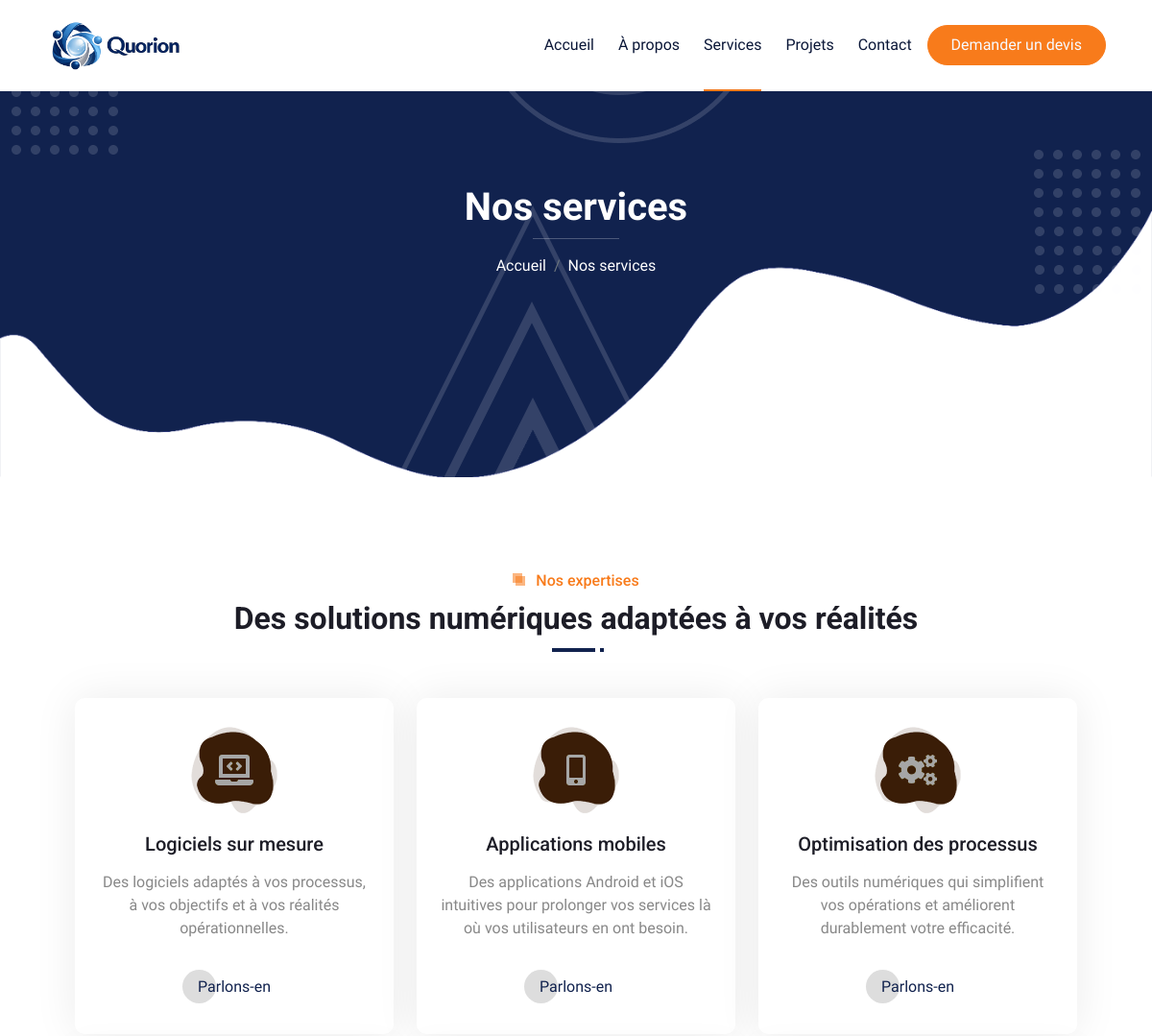
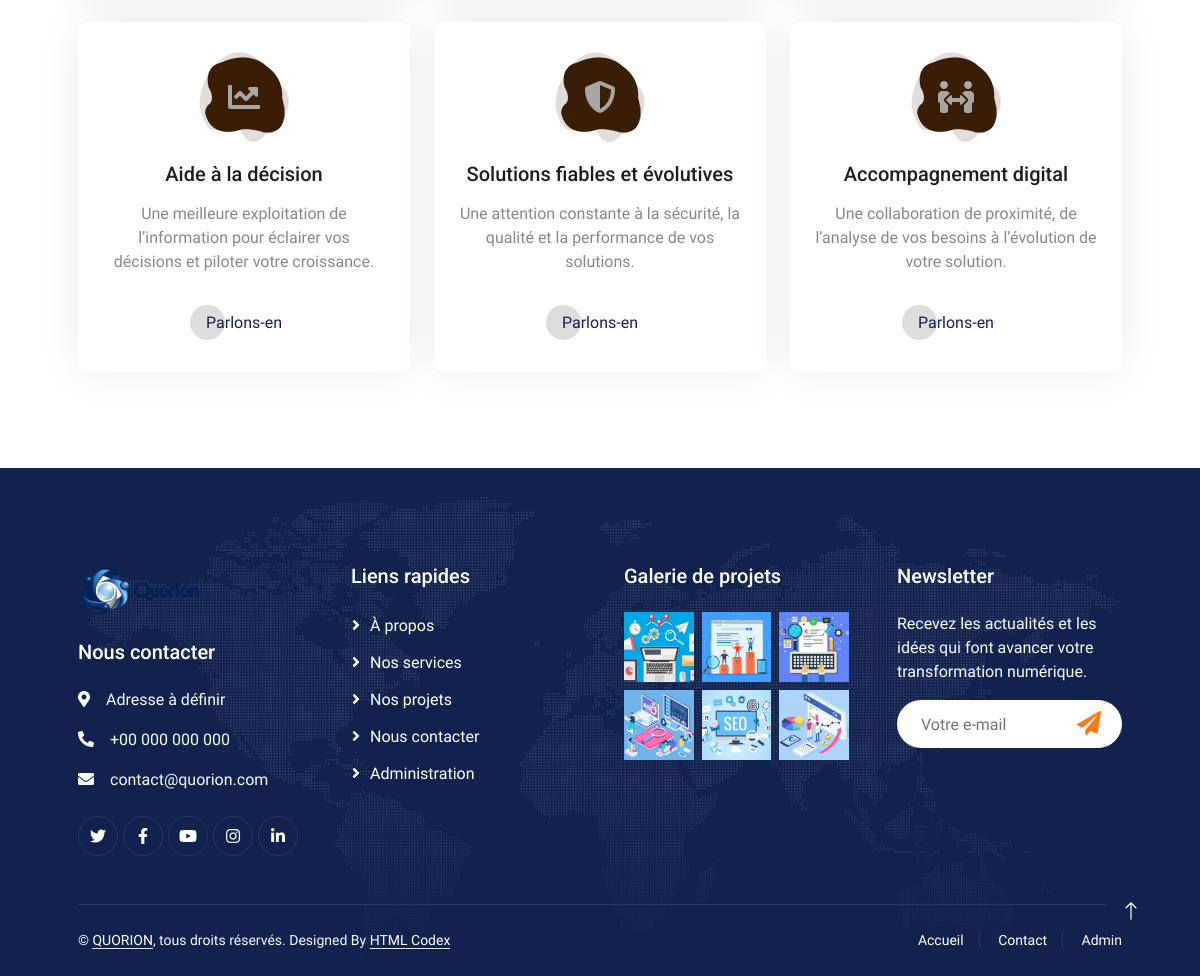
The app's page /service.php with its own data (2 pictures, top to bottom).
### tables this page shows
CREATE TABLE services (
    id INT UNSIGNED NOT NULL AUTO_INCREMENT PRIMARY KEY,
    icon VARCHAR(80) NOT NULL DEFAULT 'fa-laptop-code',
    title VARCHAR(160) NOT NULL,
    description TEXT NOT NULL,
    display_order INT UNSIGNED NOT NULL DEFAULT 0,
    is_active TINYINT(1) NOT NULL DEFAULT 1,
    created_at TIMESTAMP NOT NULL DEFAULT CURRENT_TIMESTAMP,
    updated_at TIMESTAMP NOT NULL DEFAULT CURRENT_TIMESTAMP ON UPDATE CURRENT_TIMESTAMP
);

CREATE TABLE projects (
    id INT UNSIGNED NOT NULL AUTO_INCREMENT PRIMARY KEY,
    category VARCHAR(160) NOT NULL,
    title VARCHAR(160) NOT NULL,
    image_path VARCHAR(255) NOT NULL,
    project_url VARCHAR(255) NOT NULL DEFAULT '',
    display_order INT UNSIGNED NOT NULL DEFAULT 0,
    is_active TINYINT(1) NOT NULL DEFAULT 1,
    created_at TIMESTAMP NOT NULL DEFAULT CURRENT_TIMESTAMP,
    updated_at TIMESTAMP NOT NULL DEFAULT CURRENT_TIMESTAMP ON UPDATE CURRENT_TIMESTAMP
);

### app/bootstrap.php (called while the page is built, shortened)
<?php
function db(): PDO
{
    static $pdo = null;
    if ($pdo instanceof PDO) {
        return $pdo;
    }
    $dsn = sprintf('mysql:host=%s;dbname=%s;charset=utf8mb4', DB_HOST, DB_NAME);
    $pdo = new PDO($dsn, DB_USER, DB_PASS, [
        PDO::ATTR_ERRMODE => PDO::ERRMODE_EXCEPTION,
        PDO::ATTR_DEFAULT_FETCH_MODE => PDO::FETCH_ASSOC,
        PDO::ATTR_EMULATE_PREPARES => false,
    ]);
    return $pdo;
}
function e(?string $value): string
{
    return htmlspecialchars((string) $value, ENT_QUOTES | ENT_SUBSTITUTE, 'UTF-8');
}
function site_settings(): array
{
    static $settings = null;
    if (is_array($settings)) {
        return $settings;
    }
    $settings = [];
    foreach (db()->query('SELECT setting_key, setting_value FROM site_settings') as $row) {
        $settings[$row['setting_key']] = $row['setting_value'];
    }
    return $settings;
}
function setting(string $key, string $default = ''): string
{
    $settings = site_settings();
    return $settings[$key] ?? $default;
}
function services(?int $limit = null): array
{
    $sql = 'SELECT * FROM services WHERE is_active = 1 ORDER BY display_order, id';
    return db()->query($sql)->fetchAll();
}
function projects(?int $limit = null): array
{
    $sql = 'SELECT * FROM projects WHERE is_active = 1 ORDER BY display_order, id';
    if ($limit !== null) {
        $sql .= ' LIMIT ' . (int) $limit;
    }
    return db()->query($sql)->fetchAll();
}

### service.php (the view, shortened to what this page needs)
<?php
require_once __DIR__ . '/app/bootstrap.php';
$serviceList = services();
require __DIR__ . '/partials/header.php';
?>
        <div class="container-fluid py-5">
            <div class="container px-lg-5">
                <div class="section-title position-relative text-center mb-5 pb-2 wow fadeInUp" data-wow-delay="0.1s">
                    <h6 class="position-relative d-inline text-primary ps-4">Nos expertises</h6>
                    <h2 class="mt-2">Des solutions numériques adaptées à vos réalités</h2>
                </div>
                <div class="row g-4">
                    <?php foreach ($serviceList as $index => $service): ?>
                    <div class="col-lg-4 col-md-6 wow zoomIn" data-wow-delay="<?= e(number_format(0.1 + (($index % 3) * 0.2), 1)) ?>s">
                        <div class="service-item d-flex flex-column justify-content-center text-center rounded">
                            <div class="service-icon flex-shrink-0"><i class="fa <?= e($service['icon']) ?> fa-2x"></i></div>
                            <h5 class="mb-3"><?= e($service['title']) ?></h5>
                            <p><?= e($service['description']) ?></p>
                            <a class="btn px-3 mt-auto mx-auto" href="contact.php">Parlons-en</a>
                        </div>
                    </div>
                    <?php endforeach; ?>
                </div>
            </div>
        </div>
<?php require __DIR__ . '/partials/footer.php'; ?>

### partials/footer.php (shortened to what this page needs)
<?php
$footerProjects = projects(6);
?>
        <div class="container-fluid bg-primary text-light footer mt-5 pt-5 wow fadeIn" data-wow-delay="0.1s">
            <div class="container py-5 px-lg-5">
                <div class="row g-5">
                    <div class="col-md-6 col-lg-3">
                        <img src="assets/logo 1.png" class="footer-logo" alt="<?= e(setting('site_name', 'QUORION')) ?>">
                        <h5 class="text-white mb-4">Nous contacter</h5>
                        <p><i class="fa fa-map-marker-alt me-3"></i><?= e(setting('address')) ?></p>
                        <p><i class="fa fa-phone-alt me-3"></i><?= e(setting('phone')) ?></p>
                        <p><i class="fa fa-envelope me-3"></i><?= e(setting('email')) ?></p>
                        <div class="d-flex pt-2">
                            <a class="btn btn-outline-light btn-social" href="<?= e(setting('twitter_url', '#')) ?>"><i class="fab fa-twitter"></i></a>
                            <a class="btn btn-outline-light btn-social" href="<?= e(setting('facebook_url', '#')) ?>"><i class="fab fa-facebook-f"></i></a>
                            <a class="btn btn-outline-light btn-social" href="<?= e(setting('youtube_url', '#')) ?>"><i class="fab fa-youtube"></i></a>
                            <a class="btn btn-outline-light btn-social" href="<?= e(setting('instagram_url', '#')) ?>"><i class="fab fa-instagram"></i></a>
                            <a class="btn btn-outline-light btn-social" href="<?= e(setting('linkedin_url', '#')) ?>"><i class="fab fa-linkedin-in"></i></a>
                        </div>
                    </div>
                    <div class="col-md-6 col-lg-3">
                        <h5 class="text-white mb-4">Liens rapides</h5>
                        <a class="btn btn-link" href="about.php">À propos</a>
                        <a class="btn btn-link" href="service.php">Nos services</a>
                        <a class="btn btn-link" href="project.php">Nos projets</a>
                        <a class="btn btn-link" href="contact.php">Nous contacter</a>
                        <a class="btn btn-link" href="admin/login.php">Administration</a>
                    </div>
                    <div class="col-md-6 col-lg-3">
                        <h5 class="text-white mb-4">Galerie de projets</h5>
                        <div class="row g-2">
                            <?php foreach ($footerProjects as $project): ?>
                            <div class="col-4">
                                <img class="img-fluid" src="<?= e($project['image_path']) ?>" alt="<?= e($project['title']) ?>">
                            </div>
                            <?php endforeach; ?>
                        </div>
                    </div>
                    <div class="col-md-6 col-lg-3">
                        <h5 class="text-white mb-4">Newsletter</h5>
                        <p><?= e(setting('newsletter_text')) ?></p>
                        <form action="subscribe.php" method="post" class="position-relative w-100 mt-3">
                            <input class="form-control border-0 rounded-pill w-100 ps-4 pe-5" name="email" type="email" placeholder="Votre e-mail" aria-label="Votre e-mail" required style="height: 48px;">
                            <button type="submit" class="btn shadow-none position-absolute top-0 end-0 mt-1 me-2"><i class="fa fa-paper-plane text-primary fs-4"></i></button>
                        </form>
                    </div>
                </div>
            </div>
            <div class="container px-lg-5">
                <div class="copyright">
                    <div class="row">
                        <div class="col-md-6 text-center text-md-start mb-3 mb-md-0">
                            &copy; <a class="border-bottom" href="index.php"><?= e(setting('site_name', 'QUORION')) ?></a>, tous droits réservés.
                            Designed By <a class="border-bottom" href="https://htmlcodex.com">HTML Codex</a>
                        </div>
                        <div class="col-md-6 text-center text-md-end">
                            <div class="footer-menu">
                                <a href="index.php">Accueil</a>
                                <a href="contact.php">Contact</a>
                                <a href="admin/login.php">Admin</a>
                            </div>
                        </div>
                    </div>
                </div>
            </div>
        </div>
        <a href="#" class="btn btn-lg btn-primary btn-lg-square back-to-top pt-2"><i class="bi bi-arrow-up"></i></a>
    </div>
</body>
</html>

### SeoMaster/css/style.css (style rules this page uses)
:root { --primary: #2124B1; --secondary: #4777F5; --light: #F7FAFF; --dark: #1D1D27; }
.back-to-top { position: fixed; display: none; right: 45px; bottom: 45px; z-index: 99; }
h1, h2, h3, .fw-bold { font-weight: 700 !important; }
h4, h5, h6, .fw-medium { font-weight: 500 !important; }
.btn { font-weight: 500; transition: .5s; }
.btn-lg-square { width: 48px; height: 48px; }
.btn-square, .btn-sm-square, .btn-lg-square { padding: 0; display: flex; align-items: center; justify-content: center; font-weight: normal; border-radius: 50px; }
.section-title::before { position: absolute; content: ""; width: 45px; height: 4px; bottom: 0; left: 0; background: var(--dark); }
.section-title::after { position: absolute; content: ""; width: 4px; height: 4px; bottom: 0; left: 50px; background: var(--dark); }
.section-title.text-center::before { left: 50%; margin-left: -25px; }
.section-title.text-center::after { left: 50%; margin-left: 25px; }
.section-title h6::before, .section-title h6::after { position: absolute; content: ""; width: 10px; height: 10px; top: 2px; left: 0; background: rgba(33, 66, 177, .5); }
.section-title h6::after { top: 5px; left: 3px; }
.service-item { position: relative; height: 350px; padding: 30px 25px; background: #FFFFFF; box-shadow: 0 0 45px rgba(0, 0, 0, .08); transition: .5s; }
.service-item .service-icon { margin: 0 auto 20px auto; width: 90px; height: 90px; display: flex; align-items: center; justify-content: center; color: var(--light); background: url(../img/icon-shape-primary.png) center center no-repeat; transition: .5s; }
.service-item h5, .service-item p { transition: .5s; }
.service-item a.btn { position: relative; display: flex; color: var(--primary); transition: .5s; z-index: 1; }
.service-item a.btn::before { position: absolute; content: ""; width: 35px; height: 35px; top: 0; left: 0; border-radius: 35px; background: #DDDDDD; transition: .5s; z-index: -1; }
.footer { background: url(../img/footer.png) center center no-repeat; background-size: contain; }
.footer .btn.btn-social { margin-right: 5px; width: 40px; height: 40px; display: flex; align-items: center; justify-content: center; color: var(--light); border: 1px solid rgba(256, 256, 256, .1); border-radius: 40px; transition: .3s; }
.footer .btn.btn-link { display: block; margin-bottom: 10px; padding: 0; text-align: left; color: var(--light); font-weight: normal; transition: .3s; }
.footer .btn.btn-link::before { position: relative; content: "\f105"; font-family: "Font Awesome 5 Free"; font-weight: 900; margin-right: 10px; }
.footer .copyright { padding: 25px 0; font-size: 14px; border-top: 1px solid rgba(256, 256, 256, .1); }
.footer .copyright a { color: var(--light); }
.footer .footer-menu a { margin-right: 15px; padding-right: 15px; border-right: 1px solid rgba(255, 255, 255, .1); }
.footer .footer-menu a:last-child { margin-right: 0; padding-right: 0; border-right: none; }

### assets/quorion.css (style rules this page uses)
:root { --primary: #11224E; --secondary: #F87B1B; --light: #FFFFFF; --dark: #11224E; }
.bg-primary { background-color: #11224E !important; }
.text-primary { color: #F87B1B !important; }
.btn-primary { color: #FFFFFF; background-color: #11224E; border-color: #11224E; }
.section-title h6::before, .section-title h6::after { background: rgba(248, 123, 27, .55); }
.service-item .service-icon { color: #FFFFFF; filter: hue-rotate(162deg) saturate(.8) brightness(.65); }
.footer-logo { width: auto; max-height: 52px; margin-bottom: 1.5rem; }

### records on screen
services: title "Logiciels sur mesure", description "Des logiciels adaptés à vos processus, à vos objectifs et à vos réalités opérationnelles."
services: title "Applications mobiles", description "Des applications Android et iOS intuitives pour prolonger vos services là où vos utilisateurs en ont besoin."
services: title "Optimisation des processus", description "Des outils numériques qui simplifient vos opérations et améliorent durablement votre efficacité."
services: title "Aide à la décision", description "Une meilleure exploitation de l’information pour éclairer vos décisions et piloter votre croissance."
services: title "Solutions fiables et évolutives", description "Une attention constante à la sécurité, la qualité et la performance de vos solutions."
services: title "Accompagnement digital", description "Une collaboration de proximité, de l’analyse de vos besoins à l’évolution de votre solution."
projects: image_path (picture)
projects: image_path (picture)
projects: image_path (picture)
projects: image_path (picture)
projects: image_path (picture)
projects: image_path (picture)

### other values on screen
$pageHeaderTitle "Nos services"
setting('address') "Adresse à définir"
setting('phone') "+00 000 000 000"
setting('email') "contact@quorion.com"
setting('newsletter_text') "Recevez les actualités et les idées qui font avancer votre transformation numérique."
setting('site_name', 'QUORION') "QUORION"
